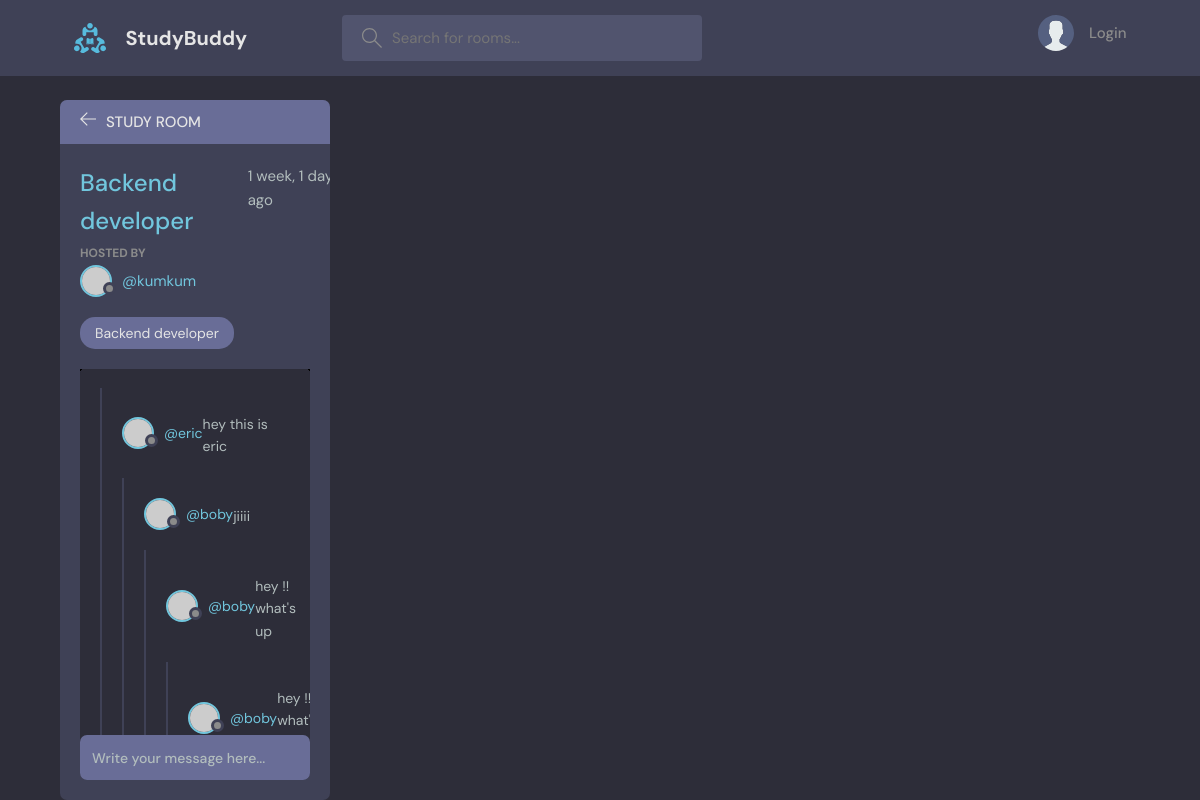
Page /base/rooms/2 on the earlier database version.
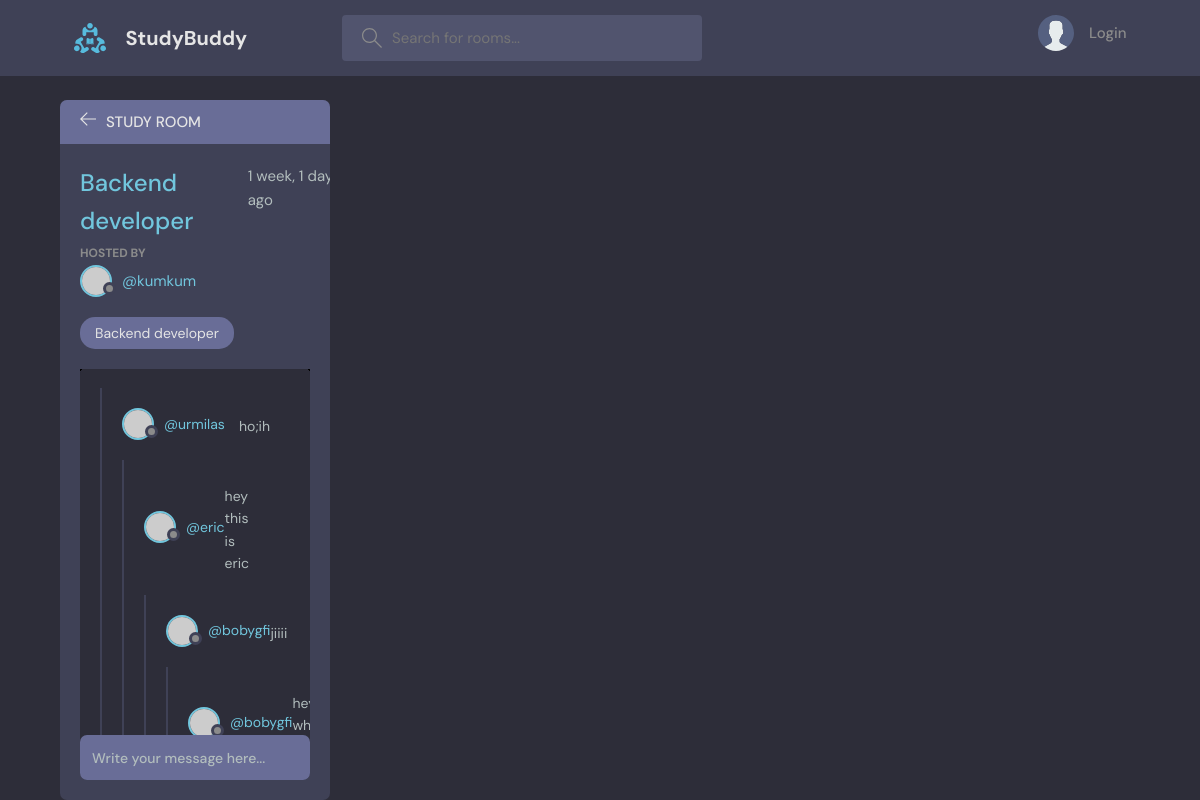
Same page on the later database version.
### base/models.py (models this page shows, shortened)
class Message(models.Model):
    user=models.ForeignKey(User,on_delete=models.CASCADE)
    room=models.ForeignKey(Room,on_delete=models.CASCADE)
    body=models.TextField()
    updated=models.DateTimeField(auto_now=True)
    created=models.DateTimeField(auto_now_add=True)
    class Meta:
        ordering=['-updated','-created']

### base/views.py (the view, shortened to what this page needs)
# urls.py: path('rooms/<str:pk>', rooms_views, name='rooms'),
def rooms_views(request,pk):
    room=Room.objects.get(id=pk)
    room_messages=room.message_set.all()
    participants=room.participants.all()
    context ={'room':room,'room_messages':room_messages,'participants':participants}
    return render(request,'base/rooms.html',context)

### base/models.py (called while the page is built)
    def __str__(self):
        return self.name

### templates/base/rooms.html (shortened to what this page needs)
{% extends 'main.html' %}
    {% block content %}
    <main class="profile-page layout layout--2">
      <div class="container">
        <div class="room">
          <div class="room__top">
            <div class="room__topLeft">
              <a href="{% url 'home' %}">
                <svg version="1.1" xmlns="http://www.w3.org/2000/svg" width="32" height="32" viewBox="0 0 32 32">
                  <title>arrow-left</title>
                  <path
                    d="M13.723 2.286l-13.723 13.714 13.719 13.714 1.616-1.611-10.96-10.96h27.625v-2.286h-27.625l10.965-10.965-1.616-1.607z"
                  ></path>
                </svg>
              </a>
              <h3>Study Room</h3>
            </div>
     </div>
          <div class="room__box scroll">
            <div class="room__header scroll">
              <div class="room__info">
                <h3>{{room.name}}</h3>
                <span>{{room.created|timesince}} ago</span>
              </div>
              <div class="room__hosted">
                <p>Hosted By</p>
                <a href="{% url 'base:profile' room.id %}" class="room__author">
                  <div class="avatar avatar--small">
                    <img src="https://randomuser.me/api/portraits/men/37.jpg" />
                  </div>
                  <span>@{{room.host.username}}</span>
                </a>
              </div>
              <span class="room__topics">{{room.topic}}</span>
            </div>
            <div class="room__conversation">
              <div class="threads scroll">
                {% for message in room_messages %}
                <div class="thread">
                  <div class="thread__top">
                    <div class="thread__author">
                      <a href="{% url 'base:profile' message.user.id %}" class="thread__authorInfo">
                        <div class="avatar avatar--small">
                          <img src="https://randomuser.me/api/portraits/men/37.jpg" />
                        </div>
                        <span>@{{message.user.username}}</span>
                      </a>
                  </div>
                  <div class="thread__details">
                    {{message.body}}
                  </div>
                </div>
                {% endfor %}
              </div>
            </div>
          </div>
          <div class="room__message">
            <form action="" method="post">
              <input name="body" placeholder="Write your message here..." />
            </form>
          </div>
        </div>
      </div>
    </main>
{% endblock content %}

Differences in the rows shown:
removed Message: user.username "boby", body "hey !!…"
added Message: user.username "urmilas", body "ho;ih"
changed through a linked row, Message "jiiii": user.username "boby" → "bobygfi"
changed through a linked row, Message "hey !! what's up": user.username "boby" → "bobygfi"
